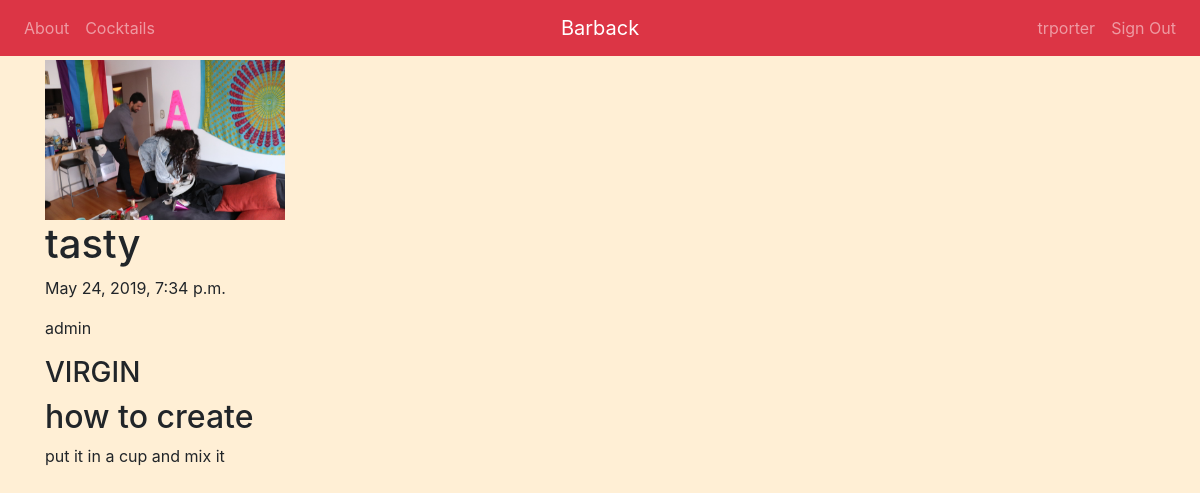
The page /barback/12/ (signed in) on the database its author committed.
### barback/models.py (models this page shows, shortened)
class User(AbstractUser):
    pass

class Cocktail(models.Model):
    cocktail_name   = models.CharField(max_length = 50)
    cocktail_image  = models.ImageField(upload_to="cocktail_images/",
                                        blank=True,
                                        null=True)
    pub_date        = models.DateTimeField(auto_now=True)
    cocktail_info   = models.CharField(max_length = 200, blank=True, null=True)
    cocktail_steps  = models.CharField(max_length = 1000, blank=True, null=True)
    virgin          = models.BooleanField(null=True)
    user            = models.ForeignKey(User, on_delete=models.CASCADE,
                                              blank=True,
                                              null=True)
    cocktail_type_choices = (
        ('WHISKEY', 'Whiskey'),
        ('VODKA', 'Vodka'),
        ('TEQUILA', 'Tequila'),
        ('GIN', 'Gin'),
        ('VIRGIN', 'Virgin'),
    )
    cocktail_type = models.CharField(max_length = 10, choices = cocktail_type_choices)
    def was_published_recently(self):
        now = timezone.now()
        return now - datetime.timedelta(days=2) <= self.pub_date <= now
    was_published_recently.admin_order_field = 'pub_date'
    was_published_recently.boolean = True
    was_published_recently.short_description = 'Published recently?'

### barback/views.py (the view)
# urls.py: path('<int:pk>/', views.DetailView.as_view(), name='detail'),
class DetailView(generic.DetailView):
    model = Cocktail
    template_name = 'barback/detail.html'
    def get_queryset(self):
        return Cocktail.objects.filter(pub_date__lte=timezone.now())

### barback/templates/barback/detail.html (shortened to what this page needs)
{% extends 'base.html' %}
{% block body %}
{% load static %}
<div class="container">
  <link rel="stylesheet" type="text/css" href="{% static 'barback/style.css' %}">
  <img src="{{ cocktail.cocktail_image.url }}" alt="img" width="240">
  <h1>{{ cocktail.cocktail_name }}</h1>
  <p>{{ cocktail.pub_date }}</p>
  <p>{{ cocktail.user.username }}</p>
  <h3>{{ cocktail.cocktail_type }}</h3>
  <h2>how to create</h2>
  <p>{{ cocktail.cocktail_steps }}</p>
</div>
{% endblock %}

### barback/templates/base.html (shortened to what this page needs)
<!DOCTYPE html>
<html>
  <head>
    {% load static %}
    <link rel="stylesheet" href="https://stackpath.bootstrapcdn.com/bootstrap/4.3.1/css/bootstrap.min.css">
  </head>
  <body>
    <nav class="navbar fixed-top navbar-expand-md navbar-dark bg-danger">
        <div class="navbar-collapse collapse w-100 order-1 order-md-0 dual-collapse2">
            <ul class="navbar-nav mr-auto">
                <li class="nav-item">
                    <a class="nav-link" href="{% url 'barback:about' %}">About</a>
                </li>
                <li class="nav-item">
                    <a class="nav-link" href="{% url 'barback:index' %}">Cocktails</a>
                </li>
            </ul>
        </div>
        <div class="mx-auto order-0">
            <a class="navbar-brand mx-auto" href="{% url 'barback:index' %}">Barback</a>
        </div>
        <div class="navbar-collapse collapse w-100 order-3 dual-collapse2">
            <ul class="navbar-nav ml-auto">
              {% if request.user.is_authenticated %}
              <li class="nav-item">
                  <a class="nav-link" href="{% url 'barback:profile' %}">{{ request.user.username }}</a>
              </li>
                <li class="nav-item">
                    <a class="nav-link" href="{% url 'barback:logout' %}">Sign Out</a>
                </li>
              {% endif %}
            </ul>
        </div>
    </nav>
    <link rel="stylesheet" href="{% static 'barback/css/style.css' %}">
    {%block body%}
    {% endblock %}
  </body>
</html>

### barback/static/barback/css/style.css (style rules this page uses)
body { background-color: #FFEFD5; margin-top: 60px; }
.container { width: 100%; }
* { box-sizing: border-box; }

### rows shown on the page
User: user.username "trporter"
Cocktail: cocktail_image (picture), cocktail_name "tasty", pub_date "May 24, 2019, 7:34 p.m.", user.username "admin", cocktail_type "VIRGIN", cocktail_steps "put it in a cup and mix it"
